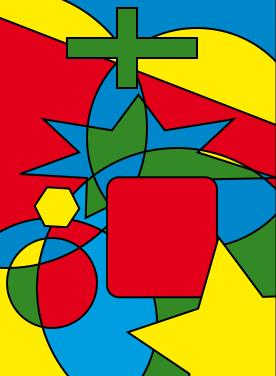
%> input picture baseline/code/lib/Chan-Vese/4colors.JPG, 276 x 376 px
$ octave --eval "lesionseg_demo('lib/Chan-Vese/4colors.JPG');"   (GNU Octave 9; MATLAB toolbox functions it lacks are replaced by stand-ins)
%> lines starting %> are read from the running program, lines starting %| are printed output that depends on the picture
### baseline/code/chanvese.m
%==========================================================================
%
%   Active contour with Chan-Vese Method
%   for image segementation
%
%   Implemented by Yue Wu (yue.wu@tufts.edu)
%   Tufts University
%   Feb 2009
%   http://sites.google.com/site/rexstribeofimageprocessing/
%
%   all rights reserved
%   Last update 02/26/2009
%
%   EDIT 2016, Eduardo Valle :
%     This version was modified to make masks resizing and graphic display
%     optional. In addition, all helper functions were copied to this file
%     as internal functions.
%
%     The function was renamed chanvese from the original mispelled chenvese
%     to mark those differences.
%
%     This work is based upon the paper below:
%     [1] Tony F. Chan, Luminita A. Vese. Active Contours Without Edges. DOI: 10.1109/83.902291.
%
%   You can find the Yue's original at the URL:
%   www.mathworks.com/matlabcentral/fileexchange/23445-chan-vese-active-contours-without-edges
%
%--------------------------------------------------------------------------
%   Usage of varibles:
%   input:
%       I           = any gray/double/RGB input image
%       mask        = initial mask, either customerlized or built-in
%       num_iter    = total number of iterations
%       mu          = weight of length term
%       method      = submethods pick from ('chan','vector','multiphase')
%
%   Types of built-in mask functions
%       'small'     = create a small circular mask
%       'medium'    = create a medium circular mask
%       'large'     = create a large circular mask
%       'whole'     = create a mask with holes around
%       'whole+small' = create a two layer mask with one layer small
%                       circular mask and the other layer with holes around
%                       (only work for method 'multiphase')
%   Types of methods
%       'chan'      = general CV method
%       'vector'    = CV method for vector image
%       'multiphase'= CV method for multiphase (2 phases applied here)
%
%   output:
%       phi0        = updated level set function
%
%--------------------------------------------------------------------------
%
% Description: This code implements the paper: "Active Contours Without
% Edges" by Chan and Vese for method 'chan', the paper:"Active Contours Without
% Edges for vector image" by Chan and Vese for method 'vector', and the paper
% "A Multiphase Level Set Framework for Image Segmentation Using the
% Mumford and Shah Model" by Chan and Vese.
%
%--------------------------------------------------------------------------
% Deomo: Please see HELP file for details
%==========================================================================

function seg = chanvese(I, mask, num_iter, mu, method, resizeMask, showGraphics)

    if nargin < 4, mu = 0.2; end
    if nargin < 5, method = 'chan'; end
    if nargin < 6, resizeMask = false; end
    if nargin < 7, showGraphics = false; end

    %-- Initializations on input image I and mask
    if resizeMask
        % resize original image
        s = 200./min(size(I,1),size(I,2)); % resize scale
        if s<1
             I = imresize(I,s);
        end
    end

    % auto mask settings
    if ischar(mask)
        switch lower (mask)
        case 'small'
            mask = maskcircle2(I, 'small');
        case 'medium'
            mask = maskcircle2(I, 'medium');
        case 'large'
            mask = maskcircle2(I, 'large');
        case 'whole'
            mask = maskcircle2(I, 'whole');
        case 'whole+small'
            m1 = maskcircle2(I, 'whole');
            m2 = maskcircle2(I, 'small');
            mask = zeros(size(I,1), size(I,2), 2);
            mask(:,:,1) = m1(:,:,1);
            mask(:,:,2) = m2(:,:,2);
        otherwise
            error('unrecognized mask shape name (MASK).');
        end
    else
        if resizeMask && s<1
          mask = imresize(mask,s);
        end
        if size(mask,1)>size(I,1) || size(mask,2)>size(I,2)
            error('dimensions of mask mismatch those of the image.')
        end
        switch lower(method)
        case 'multiphase'
            if  (size(mask,3) == 1)
                error('multiphase requires two masks but only one was informed.')
            end
        end
    end

    % converts input image to suitable format
    switch lower(method)
    case 'chan'
            if size(I, 3) == 3
                P = rgb2gray(uint8(I));
                P = double(P);
            elseif size(I,3) == 2
                P = 0.5.*(double(I(:,:,1))+double(I(:,:,2)));
            else
                P = double(I);
            end
            layer = 1;

    case 'vector'
        if resizeMask
            s = 200./min(size(I,1),size(I,2)); % resize scale
            I = imresize(I,s);
            mask = imresize(mask,s);
        end
        layer = size(I, 3);
        if layer == 1
            display('only one image component for vector image')
        end
        P = double(I);

    case 'multiphase'
        layer = size(I,3);
        if resizeMask
            if size(I,1)*size(I,2)>200^2
                s = 200./min(size(I,1),size(I,2)); % resize scale
                I = imresize(I,s);
                mask = imresize(mask,s);
            end
        end
        P = double(I);  %P store the original image

    otherwise
        error('!invalid method')
    end
    %-- End Initializations on input image I and mask


    %%
    %--   Core function
    switch lower(method)
    case {'chan','vector'}
        %-- SDF
        %   Get the distance map of the initial mask

        mask = mask(:,:,1);
        phi0 = bwdist(mask)-bwdist(1-mask)+im2double(mask)-.5;
        %   initial force, set to eps to avoid division by zeros
        force = eps;
        %-- End Initialization

        %-- Display settings
        if showGraphics
            figure();
            subplot(2,2,1); imshow(I); title('Input Image');
            subplot(2,2,2); imshow(mask); title('Input Mask');
            subplot(2,2,3); title('Segmentation');
        end
        %-- End Display original image and mask

        %-- Main loop
        for n=1:num_iter
            inidx = find(phi0>=0); % frontground index
            outidx = find(phi0<0); % background index
            force_image = 0; % initial image force for each layer
            for i=1:layer
                L = im2double(P(:,:,i)); % get one image component
                c1 = sum(sum(L.*Heaviside(phi0)))/(length(inidx)+eps); % average inside of Phi0
                c2 = sum(sum(L.*(1-Heaviside(phi0))))/(length(outidx)+eps); % average outside of Phi0
                force_image=-(L-c1).^2+(L-c2).^2+force_image;
                % sum Image Force on all components (used for vector image)
                % if 'chan' is applied, this loop become one sigle code as a
                % result of layer = 1
            end

            % calculate the external force of the image
            force = mu*kappa(phi0)./max(max(abs(kappa(phi0))))+1/layer.*force_image;

            % normalized the force
            force = force./(max(max(abs(force))));

            % get stepsize dt
            dt=0.5;

            % get parameters for checking whether to stop
            old = phi0;
            phi0 = phi0+dt.*force;
            new = phi0;
            indicator = checkstop(old,new,dt);

            % intermediate output
            if showGraphics && (mod(n,20) == 0)
                showphi(I,phi0,n);
            end;
            if indicator % decide to stop or continue
                if showGraphics
                    showphi(I,phi0,n);
                end
                %make mask from SDF
                seg = phi0<=0; %-- Get mask from levelset
                if showGraphics
                    subplot(2,2,4); imshow(seg); title('Global Region-Based Segmentation');
                end
                return;
            end
        end;

        if showGraphics
            showphi(I,phi0,n);
        end
        %make mask from SDF
        seg = phi0<=0; %-- Get mask from levelset
        if showGraphics
            subplot(2,2,4); imshow(seg); title('Global Region-Based Segmentation');
        end


    case 'multiphase'
        %-- Initializations
        %   Get the distance map of the initial masks
        mask1 = mask(:,:,1);
        mask2 = mask(:,:,2);
        phi1=bwdist(mask1)-bwdist(1-mask1)+im2double(mask1)-.5;%Get phi1 from the initial mask 1
        phi2=bwdist(mask2)-bwdist(1-mask2)+im2double(mask2)-.5;%Get phi1 from the initial mask 2

        %-- Display settings
        if showGraphics
            figure();
            subplot(2,2,1);
            if layer ~= 1
              imshow(I); title('Input Image');
            else
              imagesc(P); axis image; colormap(gray);title('Input Image');
            end
            subplot(2,2,2);
            hold on
            contour(flipud(mask1),[0,0],'r','LineWidth',2.5);
            contour(flipud(mask1),[0,0],'x','LineWidth',1);
            contour(flipud(mask2),[0,0],'g','LineWidth',2.5);
            contour(flipud(mask2),[0,0],'x','LineWidth',1);
            title('initial contour');
            hold off
            subplot(2,2,3); title('Segmentation');
        end
        %-- End display settings

        %Main loop
        for n=1:num_iter
            %-- Narrow band for each phase
            nb1 = find(phi1<1.2 & phi1>=-1.2); %narrow band of phi1
            inidx1 = find(phi1>=0); %phi1 frontground index
            outidx1 = find(phi1<0); %phi1 background index

            nb2 = find(phi2<1.2 & phi2>=-1.2); %narrow band of phi2
            inidx2 = find(phi2>=0); %phi2 frontground index
            outidx2 = find(phi2<0); %phi2 background index
            % [7 lines of commented-out code are left out]

            cc11 = intersect(inidx1,inidx2); %index belong to (phi1>0 & phi2>0)
            cc12 = intersect(inidx1,outidx2); %index belong to (phi1>0 & phi2<0)
            cc21 = intersect(outidx1,inidx2); %index belong to (phi1<0 & phi2>0)
            cc22 = intersect(outidx1,outidx2); %index belong to (phi1<0 & phi2<0)

            f_image11 = 0;
            f_image12 = 0;
            f_image21 = 0;
            f_image22 = 0; % initial image force for each layer

            for i=1:layer
                L = im2double(P(:,:,i)); % get one image component

                if isempty(cc11)
                        c11 = eps;
                else
                        c11 = mean(L(cc11));
                end

                if isempty(cc12)
                        c12 = eps;
                else
                        c12 = mean(L(cc12));
                end

                if isempty(cc21)
                        c21 = eps;
                else
                        c21 = mean(L(cc21));
                end

                if isempty(cc22)
                        c22 = eps;
                else
                        c22 = mean(L(cc22));
                end
                %-- End mean calculation

                %-- Force calculation and normalization
                % force on each partition
                f_image11=(L-c11).^2.*Heaviside(phi1).*Heaviside(phi2)+f_image11;
                f_image12=(L-c12).^2.*Heaviside(phi1).*(1-Heaviside(phi2))+f_image12;
                f_image21=(L-c21).^2.*(1-Heaviside(phi1)).*Heaviside(phi2)+f_image21;
                f_image22=(L-c22).^2.*(1-Heaviside(phi1)).*(1-Heaviside(phi2))+f_image22;
            end

            % sum Image Force on all components (used for vector image)
            % if 'chan' is applied, this loop become one sigle code as a
            % result of layer = 1

            % calculate the external force of the image

            % curvature on phi1
            curvature1 = mu*kappa(phi1);
            curvature1 = curvature1(nb1);
            % image force on phi1
            fim1 = 1/layer.*(-f_image11(nb1)+f_image21(nb1)-f_image12(nb1)+f_image22(nb1));
            fim1 = fim1./max(abs(fim1)+eps);

            % curvature on phi2
            curvature2 = mu*kappa(phi2);
            curvature2 = curvature2(nb2);
            % image force on phi2
            fim2 = 1/layer.*(-f_image11(nb2)+f_image12(nb2)-f_image21(nb2)+f_image22(nb2));
            fim2 = fim2./max(abs(fim2)+eps);

            % force on phi1 and phi2
            force1 = curvature1+fim1;
            force2 = curvature2+fim2;
            %-- End force calculation

            % detal t
            dt = 1.5;

            old(:,:,1) = phi1;
            old(:,:,2) = phi2;

            %update of phi1 and phi2
            phi1(nb1) = phi1(nb1)+dt.*force1;
            phi2(nb2) = phi2(nb2)+dt.*force2;

            new(:,:,1) = phi1;
            new(:,:,2) = phi2;

            indicator = checkstop(old,new,dt);

            if indicator
                if showGraphics
                    showphi(I, new, n);
                end
                %make mask from SDF
                seg11 = (phi1>0 & phi2>0); %-- Get mask from levelset
                seg12 = (phi1>0 & phi2<0);
                seg21 = (phi1<0 & phi2>0);
                seg22 = (phi1<0 & phi2<0);

                se = strel('disk',1);
                aa1 = imerode(seg11,se);
                aa2 = imerode(seg12,se);
                aa3 = imerode(seg21,se);
                aa4 = imerode(seg22,se);
                seg = aa1+2*aa2+3*aa3+4*aa4;

                if showGraphics
                   subplot(2,2,4); imagesc(seg);axis image;
                   title('Global Region-Based Segmentation');
                end

                return
            end
            % re-initializations
            phi1 = reinitialization(phi1, 0.6);%sussman(phi1, 0.6);%
            phi2 = reinitialization(phi2, 0.6);%sussman(phi2,0.6);

            %intermediate output
            if showGraphics && (mod(n,20) == 0)
                phi(:,:,1) = phi1;
                phi(:,:,2) = phi2;
                if showGraphics
                    showphi(I, phi, n);
                end
            end;
        end;

        phi(:,:,1) = phi1;
        phi(:,:,2) = phi2;
        if showGraphics
            showphi(I, phi, n);
        end
        %make mask from SDF
        seg11 = (phi1>0 & phi2>0); %-- Get mask from levelset
        seg12 = (phi1>0 & phi2<0);
        seg21 = (phi1<0 & phi2>0);
        seg22 = (phi1<0 & phi2<0);

        se = strel('disk',1);
        aa1 = imerode(seg11,se);
        aa2 = imerode(seg12,se);
        aa3 = imerode(seg21,se);
        aa4 = imerode(seg22,se);
        seg = aa1+2*aa2+3*aa3+4*aa4;
        %seg = bwlabel(seg);
        if showGraphics
            subplot(2,2,4); imagesc(seg);axis image;title('Global Region-Based Segmentation');
        end
    end


function indicator = checkstop(old, new, dt)
    % indicates whether we should performan further iteraions or stop

    layer = size(new,3);

    for i = 1:layer
        old_{i} = old(:,:,i);
        new_{i} = new(:,:,i);
    end

    if layer
        ind = find(abs(new)<=.5);
        M = length(ind);
        Q = sum(abs(new(ind)-old(ind)))./M;
        if Q<=dt*.18^2
            indicator = 1;
        else
            indicator = 0;
        end
    else
        ind1 = find(abs(old_{1})<1);
        ind2 = find(abs(old_{2})<1);
        M1 = length(ind1);
        M2 = length(ind2);
        Q1 = sum(abs(new_{1}(ind1)-old_{1}(ind1)))./M1;
        Q2 = sum(abs(new_{2}(ind2)-old_{2}(ind2)))./M2;
        if Q1<=dt*.18^2 && Q2<=dt*.18^2
            indicator = 1;
        else
            indicator = 0;
        end
    end


% [20 lines left out: function Heaviside, not called in this run]


function KG = kappa(I)
    % get curvature information of input image
    % input: 2D image I
    % output: curvature matrix KG

    I = double(I);
    [m,n] = size(I);
    P = padarray(I,[1,1],1,'pre');
    P = padarray(P,[1,1],1,'post');

    % central difference
    fy = P(3:end,2:n+1)-P(1:m,2:n+1);
    fx = P(2:m+1,3:end)-P(2:m+1,1:n);
    fyy = P(3:end,2:n+1)+P(1:m,2:n+1)-2*I;
    fxx = P(2:m+1,3:end)+P(2:m+1,1:n)-2*I;
    fxy = 0.25.*(P(3:end,3:end)-P(1:m,3:end)+P(3:end,1:n)-P(1:m,1:n));
    G = (fx.^2+fy.^2).^(0.5);
    K = (fxx.*fy.^2-2*fxy.*fx.*fy+fyy.*fx.^2)./((fx.^2+fy.^2+eps).^(1.5));
    KG = K.*G;
    KG(1,:) = eps;
    KG(end,:) = eps;
    KG(:,1) = eps;
    KG(:,end) = eps;
    KG = KG./max(max(abs(KG)));


% [102 lines left out: functions maskcircle2, reinitialization, not called in this run]


function showphi(I, phi, i)
    % show curve evolution of phi
    for j = 1:size(phi,3)
        phi_{j} = phi(:,:,j);
    end
    subplot(2,2,3); title('Segmentation');
    if exist ('OCTAVE_VERSION', 'builtin')
        imshow(I,'displayrange',[0 255]);
    else
        imshow(I,'initialmagnification','fit','displayrange',[0 255]);
    end
    hold on;
    if size(phi,3) == 1
        contour(phi_{1}, [0 0], 'r','LineWidth',4);
        contour(phi_{1}, [0 0], 'g','LineWidth',1.3);
    else
        contour(phi_{1}, [0 0], 'r','LineWidth',4);
        contour(phi_{1}, [0 0], 'x','LineWidth',1.3);
        contour(phi_{2}, [0 0], 'g','LineWidth',4);
        contour(phi_{2}, [0 0], 'x','LineWidth',1.3);
    end
    hold off;
    title([num2str(i) ' Iterations']);
    global chanvese_showphi_callback
    if ( strcmp(class(chanvese_showphi_callback), 'function_handle') )
        subplot(2,2,4);
        chanvese_showphi_callback(I, phi, i)
    end
    drawnow;

### baseline/code/lesionseg_demo.m
function lesionseg_demo( imagePath, iterations, mu, method )
%> called with imagePath = 'lib/Chan-Vese/4colors.JPG'

    if nargin < 2, iterations = 2000; end
    if nargin < 3, mu = 0.02; end
    if nargin < 4, method = 'chan'; end

    % if using Octave, load needed packages
    if exist ('OCTAVE_VERSION', 'builtin')
        pkg load image;
    end

    % reads image and converts to grayscale
    img = imread(imagePath);
%> img is the input picture: size 376x276x3 uint8; mean R, G, B 145.1, 106.9, 63
    img = rgb2gray(img);
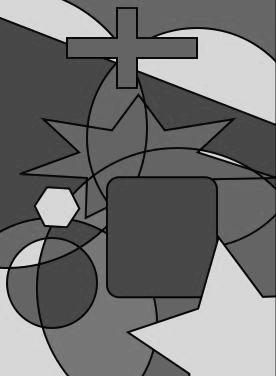
%> img: size 376x276 uint8; min 0, max 235, mean 113.3

    rows = size(img, 1);
%> rows = 376
    cols = size(img, 2);
%> cols = 276

    % Applies median filter with strength proportional to image size
    global lesionseg_structure_size;
    n = min(rows, cols); 	% size of smallest of width and height
%> n = 276
    n = n / 256.0 * 5.0;    % the original paper uses a 5x5 filter for a 256x256 image
%> n = 5.39
    n = 2*floor(n/2)+1;     % rounds to the nearest odd integer
%> n = 5
    img = medfilt2(img, [n n]);
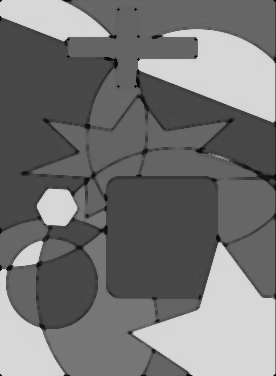
%> img: size 376x276 uint8; min 0, max 217, mean 115.9
    lesionseg_structure_size = n;
%> lesionseg_structure_size = 5


    % initializes active contour to filled circle with radius proportional to image size...
    radiusFraction = 0.25;
    radius = round( min(rows, cols) * radiusFraction );
%> radius = 69
    cr = rows/2;
%> cr = 188
    cc = cols/2;
%> cc = 138
    r  = 1:rows;
%> r = 376 values from 1 to 376
    c  = 1:cols;
%> c = 276 values from 1 to 276
    [c, r] = meshgrid(c, r);
    % ... prepares the initial mask : ones inside the circle, zeros outside
    mask = min( (r-cr).^2 + (c-cc).^2 - (radius.^2) , 0 );
    mask = logical(mask);
    % % ... prepares the initial mask : ones inside the rectangle, zeros outside
    % mask = (floor(rows/10.0) < r & r < floor(rows/10.0*9.0)) &  (floor(cols/10.0) < c & c < floor(cols/10.0*9.0));
    % mask = logical(mask);


    % adjusts active contours from initial circular mask
    global chanvese_showphi_callback
    chanvese_showphi_callback = @showphi_callback;
    mask1 = chanvese(img, mask, iterations, mu, method, false, true);

	% shows final segmentation
	showmask(mask1);


function showphi_callback(I, phi, i)
	if mod(i,100) == 0
		mask1 = phi(:,:,1)<=0; %-- Get mask from levelset
		showmask(mask1);
	end


function showmask( mask1 )
    global lesionseg_structure_size;
    n = lesionseg_structure_size;

    % morphological operations to get rid of small components
    se = strel('disk', n, 0);
    mask2 = mask1;
    % opening --- get rid of small components
    mask2 = imerode(mask2,  se);
    mask2 = imdilate(mask2, se);
    % closing --- get rid of small gaps
    mask2 = imdilate(mask2, se);
    mask2 = imerode(mask2,  se);

    % labels connected components
    components = bwlabel(mask2);
    imageStats = regionprops(components, 'area');
    allAreas = [ imageStats.Area ];
    [ sortedAreas, sortIndexes ] = sort(allAreas, 'descend');
    biggestBlob = ismember(components, sortIndexes(1:1));

    % uses largest connected component as mask
    mask3 = biggestBlob > 0;

	% mask to show
	mask1 = max(mask1, mask3);
	mask2 = max(mask2, mask3);
	mask4 = single(cat(3, mask1, mask2, mask3)); % R G B
	imshow(mask4, 'displayrange',[0 1.0]);
	title('Final Segmentation');
%> (the run ends here)
